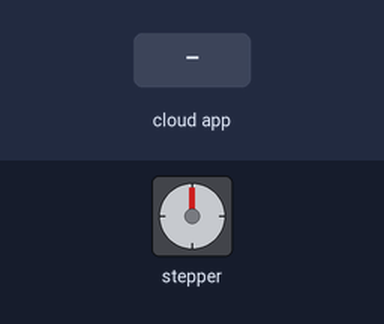
Bench run of a program on a simulated ESP8266 (NodeMCU). Parts: stepper motor. The inputs (shaded band) are chosen by the test bench. WiFi joins after 1.5 s; servers stay silent unless stated; stepper angles assume 200 steps per turn; what the program prints to the serial monitor is not drawn.

Above: at 2.7 s.
2.8 s: the phone or cloud app sets 62XXXXXXXXXXXX to 0
At 2.95 s:
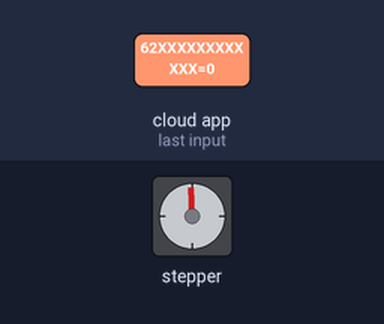
At 3.55 s:
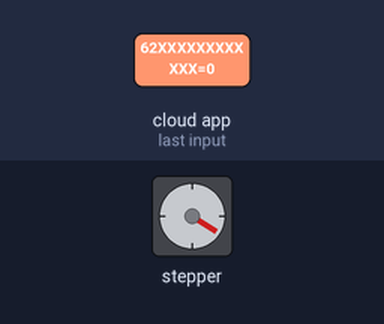
5.8 s: the phone or cloud app sets 62XXXXXXXXXXXX to 1
At 5.95 s:
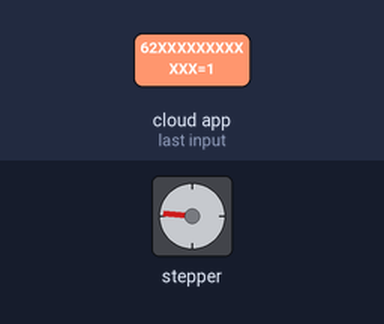
8.8 s: the phone or cloud app sets 62XXXXXXXXXXXX to 0
Timing chart, 0 to 17.8 s (numbered marks = the images above; inputs shaded):
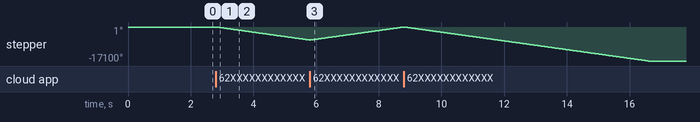

The program:

main.cpp
```cpp
// Uncomment the following line to enable serial debug output
//#define ENABLE_DEBUG

#ifdef ENABLE_DEBUG
#define DEBUG_ESP_PORT Serial
#define NODEBUG_WEBSOCKETS
#define NDEBUG
#endif

#include <Arduino.h>
#ifdef ESP8266
#include <ESP8266WiFi.h>
#endif
#ifdef ESP32
#include <WiFi.h>
#endif

#include "SinricPro.h"
#include "SinricProSwitch.h"
#include "Stepper.h"
#include <AsyncElegantOTA.h>
#include <ESPAsyncTCP.h>
#include <ESPAsyncWebServer.h>

#define WIFI_SSID  "WifISSID"
#define WIFI_PASS  "password"
#define APP_KEY    "04XXXX-XXXX-XXXX-XXXX-XXXXXXXXXX"
#define APP_SECRET "XXXXXXXX-XXXX-XXXX-XXXX-XXXXXXXXXX-XXXXXXX-XXXX-XXXX-XXXX-XXXXXXX"
#define SWITCH_ID  "62XXXXXXXXXXXX"
#define BAUD_RATE  9600


const int stepsPerRevolution = 200;
;

AsyncWebServer server(80);


Stepper          myStepper(stepsPerRevolution, D3, D4);//SETUP THE DIGITAL PINS
SinricProSwitch &mySwitch = SinricPro[SWITCH_ID];  // create new switch device
int              stepsToDo = 0;
bool             motor_is_running = false;


bool onPowerState(const String &deviceId, bool &state) {
    Serial.printf("Device %s power turned %s \r\n", deviceId.c_str(), state?"on":"off");
    if (motor_is_running)
        return true;  // if the motor is running, ignore the command

    if (state) {              // if device is turned on
        stepsToDo = 9800;   // make 9800 steps in positive direction
    } else {           // if device is turned off
        stepsToDo = -9500;  // make 9800 steps in negative direction
    }
    return true;  // request handled properly
}

void handleStepper() {
    if (stepsToDo == 0) return;  // return if nothing is to do...

    if (stepsToDo > 0) {     // if we have to do steps in positive direction
        myStepper.step(1);   // make a single step in positive direction
        stepsToDo--;         // reduce the remaining steps by one
    } else {                 // if we have to do steps in negative direction
        myStepper.step(-1);  // make a single step in negative direction
        stepsToDo++;         // reduce the remaining steps (to reduce a negative number we have to add)
    }

    if (stepsToDo == 0) motor_is_running = false;  // if motion is completed set motor_is_busy to false;
}

void setupWiFi() {
    WiFi.begin(WIFI_SSID, WIFI_PASS);  // start wifi
    Serial.printf("Connecting to WiFi \"%s\"", WIFI_SSID);
    while (WiFi.status() != WL_CONNECTED) {
        Serial.printf(".");
        delay(100);
    }
    //Serial.printf("connected\r\n");
    IPAddress localIP = WiFi.localIP();
    Serial.printf("connected!\r\n[WiFi]: IP-Address is %d.%d.%d.%d\r\n", localIP[0], localIP[1], localIP[2], localIP[3]);
}

void setupSinricPro() {
    mySwitch.onPowerState(onPowerState);   // apply onPowerState callback
    SinricPro.begin(APP_KEY, APP_SECRET);  // start SinricPro
    SinricPro.onConnected([](){ Serial.printf("Connected to SinricPro\r\n"); });
    SinricPro.onDisconnected([](){ Serial.printf("Disconnected from SinricPro\r\n"); });
}

void setupStepper() {
    // set the speed at 500 rpm:
    myStepper.setSpeed(500);
}


void setup() {
    Serial.begin(BAUD_RATE);
    setupWiFi();
    setupSinricPro();
    setupStepper();
    AsyncElegantOTA.begin(&server);
    server.begin();

}

void loop() {
    SinricPro.handle();  // handle SinricPro commands
    handleStepper();     // handle Stepper motor
}
```

Measured:
- after the input at 2.8 s, stepper: keeps turning counter-clockwise at about 2193°/s, starting at once
